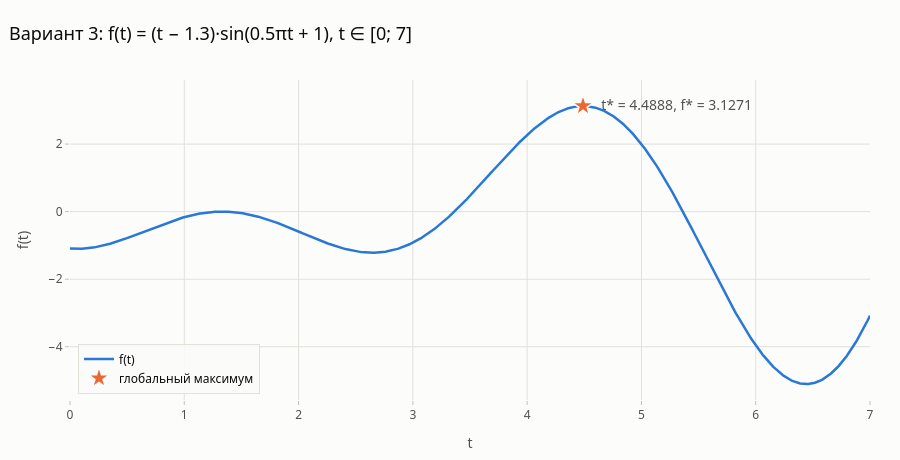

The notebook cell saved with this chart:
### Markdown cell above
## 1. Целевая функция и эталонный максимум

Эталон для оценки ГА находим численно: перебор по сетке из 700 001 точки и уточнение методом Брента.

### Code cell
A, B = 0.0, 7.0


def f(t):
    return (t - 1.3) * np.sin(0.5 * np.pi * t + 1)


t_dense = np.linspace(A, B, 700_001)
i0 = int(np.argmax(f(t_dense)))
opt = minimize_scalar(lambda x: -f(x), bounds=(t_dense[i0] - 1e-3, t_dense[i0] + 1e-3), method='bounded',
                      options=dict(xatol=1e-12))
T_STAR, F_STAR = float(opt.x), float(-opt.fun)
d = np.diff(np.sign(np.diff(f(t_dense))))
loc_max = t_dense[np.where(d < 0)[0] + 1]
print(f'Глобальный максимум: t* = {T_STAR:.6f}, f(t*) = {F_STAR:.6f}')
print('Локальные максимумы:', ', '.join(f't = {x:.3f} (f = {f(x):.3f})' for x in loc_max))
print(f'Значения на концах: f(0) = {f(A):.3f}, f(7) = {f(B):.3f}')

t_plot = np.linspace(A, B, 1000)
fig = go.Figure()
fig.add_trace(go.Scatter(x=t_plot, y=f(t_plot), mode='lines', name='f(t)', line=dict(color=PALETTE[0], width=2.5),
                         hovertemplate='t = %{x:.3f}<br>f = %{y:.4f}<extra></extra>'))
fig.add_trace(go.Scatter(x=[T_STAR], y=[F_STAR], mode='markers+text', name='глобальный максимум',
                         marker=dict(symbol='star', size=16, color=PALETTE[1], line=dict(color=SURFACE, width=1.5)),
                         text=[f'  t* = {T_STAR:.4f}, f* = {F_STAR:.4f}'], textposition='middle right',
                         textfont=dict(color=INK2)))
fig.update_layout(title='Вариант 3: f(t) = (t − 1.3)·sin(0.5πt + 1), t ∈ [0; 7]', xaxis_title='t', yaxis_title='f(t)',
                  legend=dict(x=0.01, y=0.02, yanchor='bottom'), height=460)
save(fig, '01_function', height=460)
fig.show()

### Figure 1 — Plotly figure (JSON) as saved in the notebook; plotly's stock layout.template omitted (floating-point values rounded to 4 significant figures; data arrays with more than 128 entries replaced by an {"elided": "..."} marker saying what was removed)
{"data": [{"hovertemplate": "t = %{x:.3f}<br>f = %{y:.4f}<extra></extra>", "line": {"color": "#2a78d6", "width": 2.5}, "mode": "lines", "name": "f(t)", "type": "scatter", "x": {"elided": "1000 float values"}, "y": {"elided": "1000 float values"}}, {"marker": {"color": "#eb6834", "line": {"color": "#fcfcfb", "width": 1.5}, "size": 16, "symbol": "star"}, "mode": "markers+text", "name": "глобальный максимум", "text": ["  t* = 4.4888, f* = 3.1271"], "textfont": {"color": "#52514e"}, "textposition": "middle right", "type": "scatter", "x": [4.489], "y": [3.127]}], "layout": {"height": 460, "legend": {"x": 0.01, "y": 0.02, "yanchor": "bottom"}, "title": {"text": "Вариант 3: f(t) = (t − 1.3)·sin(0.5πt + 1), t ∈ [0; 7]"}, "xaxis": {"title": {"text": "t"}}, "yaxis": {"title": {"text": "f(t)"}}}}
